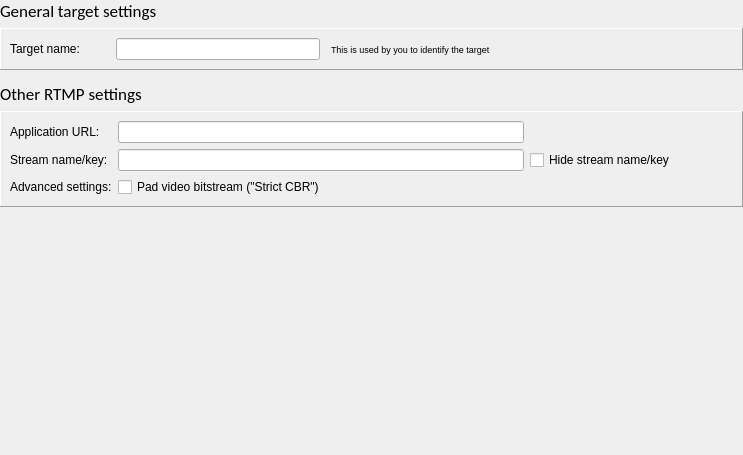
<?xml version="1.0" encoding="UTF-8"?>
<ui version="4.0">
 <class>RTMPTargetSettingsPage</class>
 <widget class="QWidget" name="RTMPTargetSettingsPage">
  <property name="geometry">
   <rect>
    <x>0</x>
    <y>0</y>
    <width>743</width>
    <height>455</height>
   </rect>
  </property>
  <property name="windowTitle">
   <string>Form</string>
  </property>
  <layout class="QVBoxLayout" name="verticalLayout">
   <property name="leftMargin">
    <number>0</number>
   </property>
   <property name="topMargin">
    <number>0</number>
   </property>
   <property name="rightMargin">
    <number>0</number>
   </property>
   <property name="bottomMargin">
    <number>0</number>
   </property>
   <item>
    <widget class="QLabel" name="label_4">
     <property name="font">
      <font>
       <family>Calibri</family>
       <pointsize>13</pointsize>
      </font>
     </property>
     <property name="text">
      <string>General target settings</string>
     </property>
    </widget>
   </item>
   <item>
    <widget class="StyledFrame" name="frame_2">
     <property name="frameShape">
      <enum>QFrame::Panel</enum>
     </property>
     <property name="frameShadow">
      <enum>QFrame::Raised</enum>
     </property>
     <layout class="QGridLayout" name="gridLayout_2" columnstretch="0,1,2">
      <item row="0" column="0">
       <widget class="QLabel" name="nameLbl">
        <property name="minimumSize">
         <size>
          <width>100</width>
          <height>0</height>
         </size>
        </property>
        <property name="text">
         <string>Target name:</string>
        </property>
        <property name="buddy">
         <cstring>nameEdit</cstring>
        </property>
       </widget>
      </item>
      <item row="0" column="1">
       <widget class="QLineEdit" name="nameEdit"/>
      </item>
      <item row="0" column="2">
       <widget class="QLabel" name="label_5">
        <property name="sizePolicy">
         <sizepolicy hsizetype="Expanding" vsizetype="Preferred">
          <horstretch>0</horstretch>
          <verstretch>0</verstretch>
         </sizepolicy>
        </property>
        <property name="font">
         <font>
          <pointsize>7</pointsize>
         </font>
        </property>
        <property name="text">
         <string>This is used by you to identify the target</string>
        </property>
        <property name="indent">
         <number>5</number>
        </property>
       </widget>
      </item>
     </layout>
    </widget>
   </item>
   <item>
    <spacer name="verticalSpacer">
     <property name="orientation">
      <enum>Qt::Vertical</enum>
     </property>
     <property name="sizeType">
      <enum>QSizePolicy::Fixed</enum>
     </property>
     <property name="sizeHint" stdset="0">
      <size>
       <width>20</width>
       <height>7</height>
      </size>
     </property>
    </spacer>
   </item>
   <item>
    <widget class="QLabel" name="label">
     <property name="font">
      <font>
       <family>Calibri</family>
       <pointsize>13</pointsize>
      </font>
     </property>
     <property name="text">
      <string>Other RTMP settings</string>
     </property>
    </widget>
   </item>
   <item>
    <widget class="StyledFrame" name="frame">
     <property name="frameShape">
      <enum>QFrame::Panel</enum>
     </property>
     <property name="frameShadow">
      <enum>QFrame::Raised</enum>
     </property>
     <layout class="QGridLayout" name="gridLayout" columnstretch="0,2,1">
      <item row="1" column="0">
       <widget class="QLabel" name="label_2">
        <property name="text">
         <string>Stream name/key:</string>
        </property>
        <property name="buddy">
         <cstring>streamNameEdit</cstring>
        </property>
       </widget>
      </item>
      <item row="0" column="2">
       <spacer name="horizontalSpacer_2">
        <property name="orientation">
         <enum>Qt::Horizontal</enum>
        </property>
        <property name="sizeHint" stdset="0">
         <size>
          <width>40</width>
          <height>20</height>
         </size>
        </property>
       </spacer>
      </item>
      <item row="0" column="0">
       <widget class="QLabel" name="urlLbl">
        <property name="minimumSize">
         <size>
          <width>100</width>
          <height>0</height>
         </size>
        </property>
        <property name="text">
         <string>Application URL:</string>
        </property>
        <property name="buddy">
         <cstring>urlEdit</cstring>
        </property>
       </widget>
      </item>
      <item row="2" column="1" colspan="2">
       <widget class="QCheckBox" name="padVideoCheck">
        <property name="text">
         <string>Pad video bitstream (&quot;Strict CBR&quot;)</string>
        </property>
       </widget>
      </item>
      <item row="1" column="2">
       <widget class="QCheckBox" name="hideStreamNameCheck">
        <property name="text">
         <string>Hide stream name/key</string>
        </property>
       </widget>
      </item>
      <item row="0" column="1">
       <widget class="QLineEdit" name="urlEdit"/>
      </item>
      <item row="2" column="0">
       <widget class="QLabel" name="label_3">
        <property name="text">
         <string>Advanced settings:</string>
        </property>
       </widget>
      </item>
      <item row="1" column="1">
       <widget class="QLineEdit" name="streamNameEdit"/>
      </item>
     </layout>
    </widget>
   </item>
   <item>
    <widget class="EmbossWidgetLarge" name="widget" native="true">
     <property name="sizePolicy">
      <sizepolicy hsizetype="Preferred" vsizetype="MinimumExpanding">
       <horstretch>0</horstretch>
       <verstretch>0</verstretch>
      </sizepolicy>
     </property>
    </widget>
   </item>
  </layout>
 </widget>
 <customwidgets>
  <customwidget>
   <class>StyledFrame</class>
   <extends>QFrame</extends>
   <header>Widgets/styledframe.h</header>
   <container>1</container>
  </customwidget>
  <customwidget>
   <class>EmbossWidgetLarge</class>
   <extends>QWidget</extends>
   <header>Widgets/embosswidget.h</header>
   <container>1</container>
  </customwidget>
 </customwidgets>
 <tabstops>
  <tabstop>nameEdit</tabstop>
  <tabstop>urlEdit</tabstop>
  <tabstop>streamNameEdit</tabstop>
  <tabstop>hideStreamNameCheck</tabstop>
  <tabstop>padVideoCheck</tabstop>
 </tabstops>
 <resources/>
 <connections/>
</ui>
